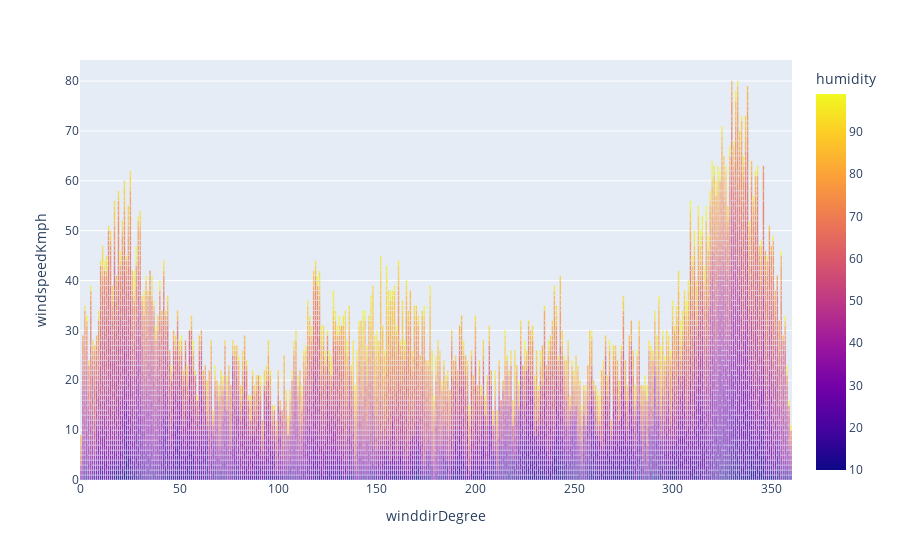

Notebook code cell kept with this figure:
### Code cell
px.bar(df2, x="winddirDegree", y="windspeedKmph",color="humidity")

### Figure 1 — Plotly figure (JSON) as saved in the notebook; plotly's stock layout.template omitted (floating-point values rounded to 4 significant figures; data arrays with more than 128 entries replaced by an {"elided": "..."} marker saying what was removed)
{"data": [{"alignmentgroup": "True", "hovertemplate": "winddirDegree=%{x}<br>windspeedKmph=%{y}<br>humidity=%{marker.color}<extra></extra>", "legendgroup": "", "marker": {"color": {"elided": "9112 int values"}, "coloraxis": "coloraxis", "pattern": {"shape": ""}}, "name": "", "offsetgroup": "", "orientation": "v", "showlegend": false, "textposition": "auto", "type": "bar", "x": {"elided": "9112 int values"}, "xaxis": "x", "y": {"elided": "9112 int values"}, "yaxis": "y"}], "layout": {"barmode": "relative", "coloraxis": {"colorbar": {"title": {"text": "humidity"}}, "colorscale": [[0, "#0d0887"], [0.1111, "#46039f"], [0.2222, "#7201a8"], [0.3333, "#9c179e"], [0.4444, "#bd3786"], [0.5556, "#d8576b"], [0.6667, "#ed7953"], [0.7778, "#fb9f3a"], [0.8889, "#fdca26"], [1, "#f0f921"]]}, "legend": {"tracegroupgap": 0}, "margin": {"t": 60}, "xaxis": {"anchor": "y", "domain": [0, 1], "title": {"text": "winddirDegree"}}, "yaxis": {"anchor": "x", "domain": [0, 1], "title": {"text": "windspeedKmph"}}}}
